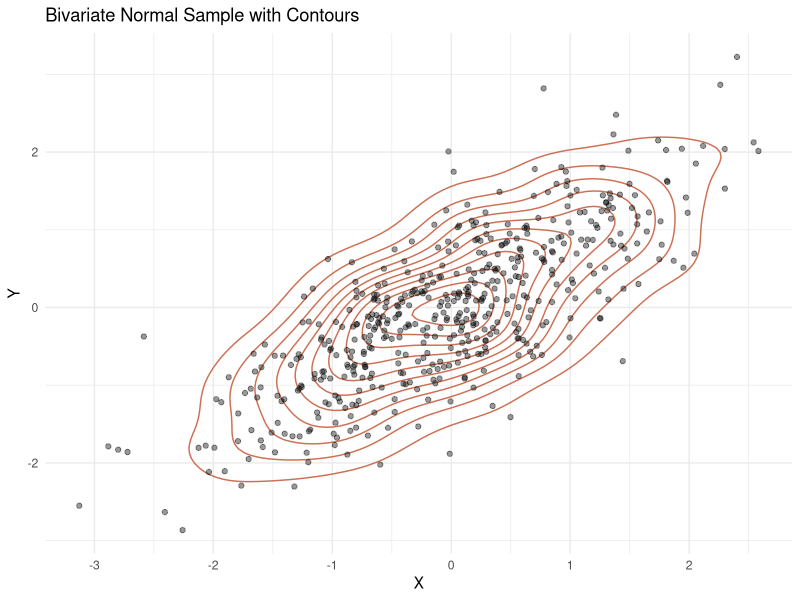

The R script that drew this image:
# multivariate-normal.R
# This script generates and plots a bivariate normal sample.

# 1. Install required packages (if needed)
if (!requireNamespace("MASS", quietly = TRUE)) install.packages("MASS")
if (!requireNamespace("ggplot2", quietly = TRUE)) install.packages("ggplot2")

# 2. Load required libraries
library(MASS)
library(ggplot2)

# 3. Set seed for reproducibility
set.seed(42)

# 4. Define mean vector and covariance matrix
mu <- c(0, 0)  # Mean vector
sigma <- matrix(c(1, 0.8,
                  0.8, 1), 2, 2)  # Covariance matrix with higher correlation

# 5. Generate bivariate normal data
data <- mvrnorm(n = 500, mu = mu, Sigma = sigma)

# 6. Convert to data frame for plotting
df <- data.frame(X = data[, 1], Y = data[, 2])

# 7. Plot the generated distribution with contour lines
ggplot(df, aes(x = X, y = Y)) +
  geom_density_2d(color = "salmon3") +
  geom_point(alpha = 0.4) +
  theme_minimal() +
  ggtitle("Bivariate Normal Sample with Contours")
